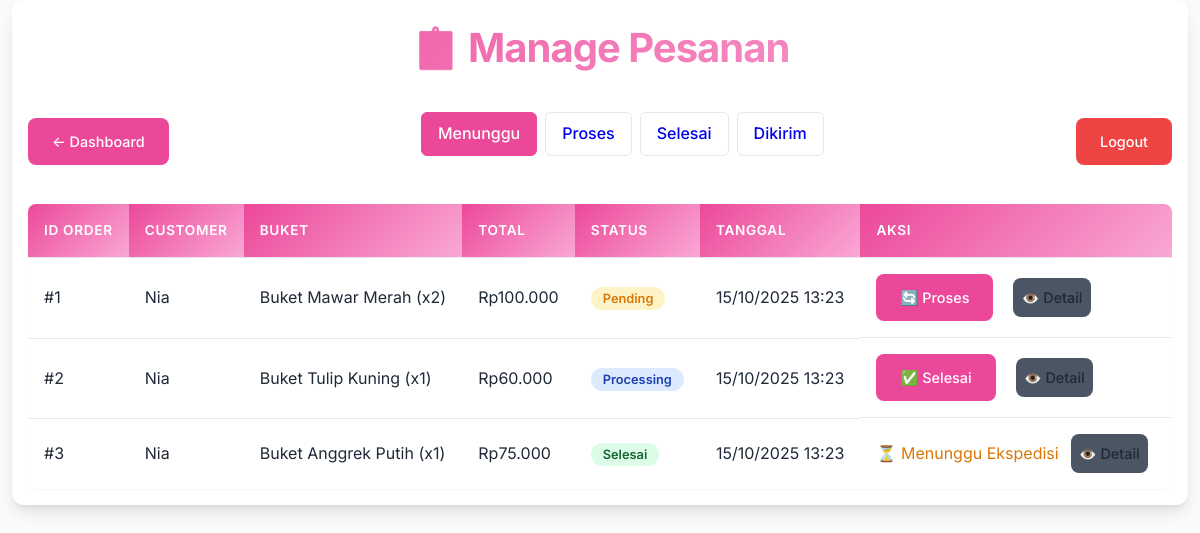
Screenshot of /admin/orders.php (signed in) with the database file from the repository.
### tables this page shows
CREATE TABLE orders (
    id INT AUTO_INCREMENT PRIMARY KEY,
    customer_id INT NOT NULL,
    buket_id VARCHAR(10) NOT NULL,
    qty INT NOT NULL,
    total_harga DECIMAL(10, 2) NOT NULL,
    status ENUM('pending', 'processing', 'selesai', 'dikirim') NOT NULL DEFAULT 'pending',
    updated_at TIMESTAMP NULL DEFAULT NULL ON UPDATE CURRENT_TIMESTAMP,
    alamat TEXT NOT NULL,
    created_at TIMESTAMP DEFAULT CURRENT_TIMESTAMP,
    FOREIGN KEY (customer_id) REFERENCES users(id) ON DELETE CASCADE,
    FOREIGN KEY (buket_id) REFERENCES buket(id) ON DELETE CASCADE
);

CREATE TABLE users (
    id INT AUTO_INCREMENT PRIMARY KEY,
    username VARCHAR(50) NOT NULL UNIQUE,
    password VARCHAR(255) NOT NULL,
    role ENUM('customer', 'admin', 'ekspedisi') NOT NULL DEFAULT 'customer',
    nama VARCHAR(100) NOT NULL,
    created_at TIMESTAMP DEFAULT CURRENT_TIMESTAMP
);

CREATE TABLE buket (
    id VARCHAR(10) PRIMARY KEY,
    nama_buket VARCHAR(100) NOT NULL,
    jenis_bunga VARCHAR(100) NOT NULL,
    stok INT NOT NULL DEFAULT 0,
    harga DECIMAL(10, 2) NOT NULL,
    tanggal_masuk TIMESTAMP DEFAULT CURRENT_TIMESTAMP,
    tanggal_update TIMESTAMP NULL DEFAULT NULL ON UPDATE CURRENT_TIMESTAMP
);

### admin/orders.php (the view, shortened to what this page needs)
<?php
include '../config.php';
$status_filter = isset($_GET['status']) ? mysqli_real_escape_string($conn, $_GET['status']) : '';
$where_clause = $status_filter ? "WHERE o.status = '$status_filter'" : "";
$query = mysqli_query($conn, "
    SELECT o.*, u.nama AS customer_nama, b.nama_buket
    FROM orders o
    LEFT JOIN users u ON o.customer_id = u.id
    LEFT JOIN buket b ON o.buket_id = b.id
    $where_clause
    ORDER BY o.created_at DESC
");
?>
<!DOCTYPE html>
<html lang="id">
<head>
    <link rel="stylesheet" href="../assets/css/style.css">
</head>
<body>
    <div class="container">
        <h1>📋 Manage Pesanan</h1>
        <div class="actions" style="display: flex; align-items: center; gap: 1rem; flex-wrap: wrap;">
            <a href="index.php" class="btn">← Dashboard</a>
            <div class="filter-tabs">
                <a href="orders.php" class="filter-tab <?php echo (!$status_filter || $status_filter == 'pending') ? 'active' : ''; ?>">Menunggu</a>
                <a href="orders.php?status=processing" class="filter-tab <?php echo ($status_filter == 'processing') ? 'active' : ''; ?>">Proses</a>
                <a href="orders.php?status=selesai" class="filter-tab <?php echo ($status_filter == 'selesai') ? 'active' : ''; ?>">Selesai</a>
                <a href="orders.php?status=dikirim" class="filter-tab <?php echo ($status_filter == 'dikirim') ? 'active' : ''; ?>">Dikirim</a>
            </div>
            <a href="../logout.php" class="btn delete">Logout</a>
        </div>
        <?php if (mysqli_num_rows($query) == 0): ?>
            <div class="alert warning">
                <?php echo $status_filter ? "Tidak ada pesanan dengan status '$status_filter'." : "Belum ada pesanan."; ?>
            </div>
        <?php else: ?>
            <table>
                <tr>
                    <th>ID Order</th>
                    <th>Customer</th>
                    <th>Buket</th>
                    <th>Total</th>
                    <th>Status</th>
                    <th>Tanggal</th>
                    <th>Aksi</th>
                </tr>
                <?php while ($row = mysqli_fetch_assoc($query)): ?>
                <tr>
                    <td>#<?= htmlspecialchars($row['id']); ?></td>
                    <td><?= htmlspecialchars($row['customer_nama'] ?? 'Tidak Diketahui'); ?></td>
                    <td><?= htmlspecialchars($row['nama_buket'] ?? 'Tidak Diketahui') . " (x" . htmlspecialchars($row['qty'] ?? 0) . ")"; ?></td>
                    <td>Rp<?= number_format($row['total_harga'] ?? 0, 0, ',', '.'); ?></td>
                    <td>
                        <span class="status-badge status-<?= htmlspecialchars($row['status'] ?? 'pending'); ?>">
                            <?= ucfirst(str_replace('_', ' ', htmlspecialchars($row['status'] ?? 'pending'))); ?>
                        </span>
                    </td>
                    <td><?= date('d/m/Y H:i', strtotime($row['created_at'] ?? 'now')); ?></td>
                    <td class="action-buttons">
                        <?php if (isset($row['status']) && $row['status'] == 'pending'): ?>
                            <a href="update_order.php?id=<?= $row['id']; ?>&status=processing"
                               class="btn"
                               onclick="return confirm('Konfirmasi mulai proses order #<?= $row['id']; ?>?')">
                               🔄 Proses
                            </a>
                        <?php elseif (isset($row['status']) && $row['status'] == 'processing'): ?>
                            <a href="update_order.php?id=<?= $row['id']; ?>&status=selesai"
                               class="btn"
                               onclick="return confirm('Konfirmasi pesanan #<?= $row['id']; ?> selesai diproses?')">
                               ✅ Selesai
                            </a>
                        <?php elseif (isset($row['status']) && $row['status'] == 'selesai'): ?>
                            <span style="color: #d97706;">⏳ Menunggu Ekspedisi</span>
                        <?php elseif (isset($row['status']) && $row['status'] == 'dikirim'): ?>
                            <span class="status-badge status-dikirim">🚚 Dikirim</span>
                        <?php else: ?>
                            <span class="status-badge status-pending">Status Tidak Valid</span>
                        <?php endif; ?>
                        <a href="order_detail.php?id=<?= $row['id']; ?>" class="btn secondary" style="padding: 0.5rem;">👁️ Detail</a>
                    </td>
                </tr>
                <?php endwhile; ?>
            </table>
        <?php endif; ?>
    </div>
</body>
</html>

### assets/css/style.css (style rules this page uses)
* { margin: 0; padding: 0; box-sizing: border-box; font-family: 'Inter', -apple-system, BlinkMacSystemFont, sans-serif; }
:root { --primary-pink: #ec4899; --pink-light: #fce7f3; --pink-ultra-light: #fdf2f8; --pink-hover: #db2777; --pink-soft: #f9a8d4; --gray-100: #f8fafc; --gray-200: #e2e8f0; --gray-300: #cbd5e1; --gray-600: #475569; --gray-800: #1e293b; --white: #ffffff; --shadow-sm: 0 1px 2px 0 rgb(0 0 0 / 0.05); --shadow-md: 0 4px 6px -1px rgb(0 0 0 / 0.1), 0 2px 4px -2px rgb(0 0 0 / 0.1); --shadow-lg: 0 10px 15px -3px rgb(0 0 0 / 0.1), 0 4px 6px -4px rgb(0 0 0 / 0.1); --radius-sm: 6px; --radius-md: 12px; --radius-lg: 16px; }
body { background: linear-gradient(135deg, var(--pink-ultra-light) 0%, #f3e8ff 100%); color: var(--gray-800); min-height: 100vh; padding: 20px 0; }
.container { width: min(98%, 1400px); margin: 0 auto; background: var(--white); padding: 2rem; border-radius: var(--radius-lg); box-shadow: var(--shadow-lg); animation: slideUp 0.5s ease-out; }
h1 { text-align: center; background: linear-gradient(135deg, var(--primary-pink), var(--pink-soft)); -webkit-background-clip: text; -webkit-text-fill-color: transparent; background-clip: text; font-size: clamp(1.75rem, 4vw, 2.5rem); font-weight: 700; margin-bottom: 2rem; letter-spacing: -0.025em; }
.btn { display: inline-flex; align-items: center; gap: 0.5rem; background: var(--primary-pink); color: var(--white); border: none; padding: 0.5rem 1rem; border-radius: var(--radius-sm); font-weight: 500; text-decoration: none; cursor: pointer; transition: all 0.2s ease; font-size: 0.9rem; }
.btn.secondary { background: var(--gray-200); color: var(--gray-800); }
.btn.delete { background: #ef4444; }
.action-buttons { display: flex; gap: 0.75rem; align-items: center; }
table { width: 100%; border-collapse: collapse; background: var(--white); border-radius: var(--radius-md); overflow: hidden; box-shadow: var(--shadow-sm); margin-top: 1rem; }
table th { background: linear-gradient(135deg, var(--primary-pink), var(--pink-soft)); color: var(--white); padding: 1rem; text-align: left; font-weight: 600; font-size: 0.85rem; text-transform: uppercase; letter-spacing: 0.05em; }
table td { padding: 1rem; border-bottom: 1px solid var(--gray-200); text-align: left; transition: background-color 0.2s ease; }
table tr:last-child td { border-bottom: none; }
.actions { display: flex; justify-content: space-between; align-items: center; margin-bottom: 2rem; flex-wrap: wrap; gap: 1rem; }
:root { --primary-pink: #ec4899; --primary-purple: #8b5cf6; --gray-50: #f9fafb; --gray-100: #f3f4f6; --gray-200: #e5e7eb; --gray-600: #4b5563; --gray-800: #1f2937; --shadow-sm: 0 1px 2px 0 rgb(0 0 0 / 0.05); --shadow-md: 0 4px 6px -1px rgb(0 0 0 / 0.1), 0 2px 4px -2px rgb(0 0 0 / 0.1); --radius-sm: 0.375rem; --radius-md: 0.5rem; --radius-lg: 0.75rem; }
* { box-sizing: border-box; }
body { font-family: -apple-system, BlinkMacSystemFont, 'Segoe UI', Roboto, Oxygen, Ubuntu, Cantarell, sans-serif; line-height: 1.6; color: var(--gray-800); margin: 0; padding: 0; background: var(--gray-50); }
.container { max-width: 1200px; margin: 0 auto; padding: 1rem; }
.btn { display: inline-block; padding: 0.75rem 1.5rem; background: var(--primary-pink); color: white; text-decoration: none; border-radius: var(--radius-md); font-weight: 500; transition: all 0.2s ease; border: none; cursor: pointer; text-align: center; }
.btn.secondary { background: var(--gray-600); }
.actions { display: flex; gap: 1rem; margin-bottom: 2rem; flex-wrap: wrap; align-items: center; }
table { width: 100%; border-collapse: collapse; background: white; border-radius: var(--radius-md); overflow: hidden; box-shadow: var(--shadow-sm); }
th, td { padding: 1rem; text-align: left; border-bottom: 1px solid var(--gray-200); }
th { background: var(--primary-pink); color: white; font-weight: 600; }

### rows the page displays
orders: id "1", customer.nama "Nia", buket.nama_buket "Buket Mawar Merah", qty "2", total_harga "100.000", status "Pending", created_at "15/10/2025 13:23"
orders: id "2", customer.nama "Nia", buket.nama_buket "Buket Tulip Kuning", qty "1", total_harga "60.000", status "Processing", created_at "15/10/2025 13:23"
orders: id "3", customer.nama "Nia", buket.nama_buket "Buket Anggrek Putih", qty "1", total_harga "75.000", status "Selesai", created_at "15/10/2025 13:23", shows "⏳ Menunggu Ekspedisi"
